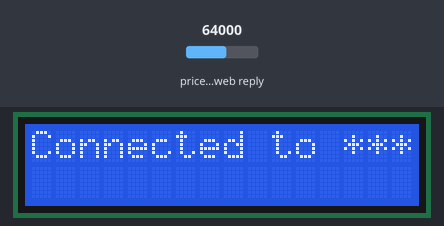
A sketch run on a simulated ESP8266 (NodeMCU). Shown: 16×2 character LCD. The test bench sets the inputs (shaded band); at power-on: price in the web reply 64000. WiFi joins after 1.5 s; servers stay silent unless stated; web services answer with replies made up by the test bench.

Above: at 3.2 s.

Measured:
- what the display in image 0 shows lasts 2.0 s, from 3.1 s to 5.1 s

The sketch:

Bitcoin_Price_on_LCD.ino
```cpp
#include <LiquidCrystal_I2C.h>
#include <ArduinoJson.h>
#include <ESP8266WiFi.h>
#include <WiFiClientSecure.h>

int lcdAddress = 0x27;
LiquidCrystal_I2C lcd(lcdAddress, D1, D2);

const char* ssid = "***************";
const char* password = "***********";
const char* host = "min-api.cryptocompare.com";
const int port = 443;

void setup() {
  Serial.begin(9600);
  lcd.init();
  lcd.backlight();

  WiFi.begin(ssid, password);

  while (WiFi.status() != WL_CONNECTED) {
    delay(1000);
    lcd.setCursor(0, 0);
    lcd.print("Connecting to ");
    lcd.print(ssid);
    lcd.print(".");
    delay(2000);
    lcd.clear();
  }

  lcd.setCursor(0, 0);
  lcd.print("Connected to ");
  lcd.print(ssid);
  lcd.print(".");
  delay(2000);
  lcd.clear();
}

void loop() {
  if (WiFi.status() == WL_CONNECTED) {
    WiFiClientSecure client;

    client.setInsecure();

    if (client.connect(host, port)) {
      client.println("GET /data/price?fsym=BTC&tsyms=INR HTTP/1.1");
      client.println("Host: min-api.cryptocompare.com");
      client.println("Connection: close");
      client.println();
      }

      String jsonPayload = client.readString();
      jsonPayload = jsonPayload.substring(555);
      jsonPayload = jsonPayload.substring(0, jsonPayload.length() - 2);

      DynamicJsonDocument doc(1024);
      DeserializationError error = deserializeJson(doc, jsonPayload);

      if (error) {
        lcd.print("JSON parsing error: ");
        lcd.println(error.c_str());
        lcd.clear();
      } else {
        float bitcoinPrice = doc["INR"];
        lcd.clear();
        lcd.setCursor(0, 0);
        lcd.print("Bitcoin Price:");
        lcd.setCursor(0, 1);
        lcd.print("INR ");
        lcd.print(bitcoinPrice);
      }
      client.stop();
    } else {
      lcd.clear();
      lcd.setCursor(0, 0);
      lcd.print("Connection error!!");
    }
  delay(1000);
}
```
